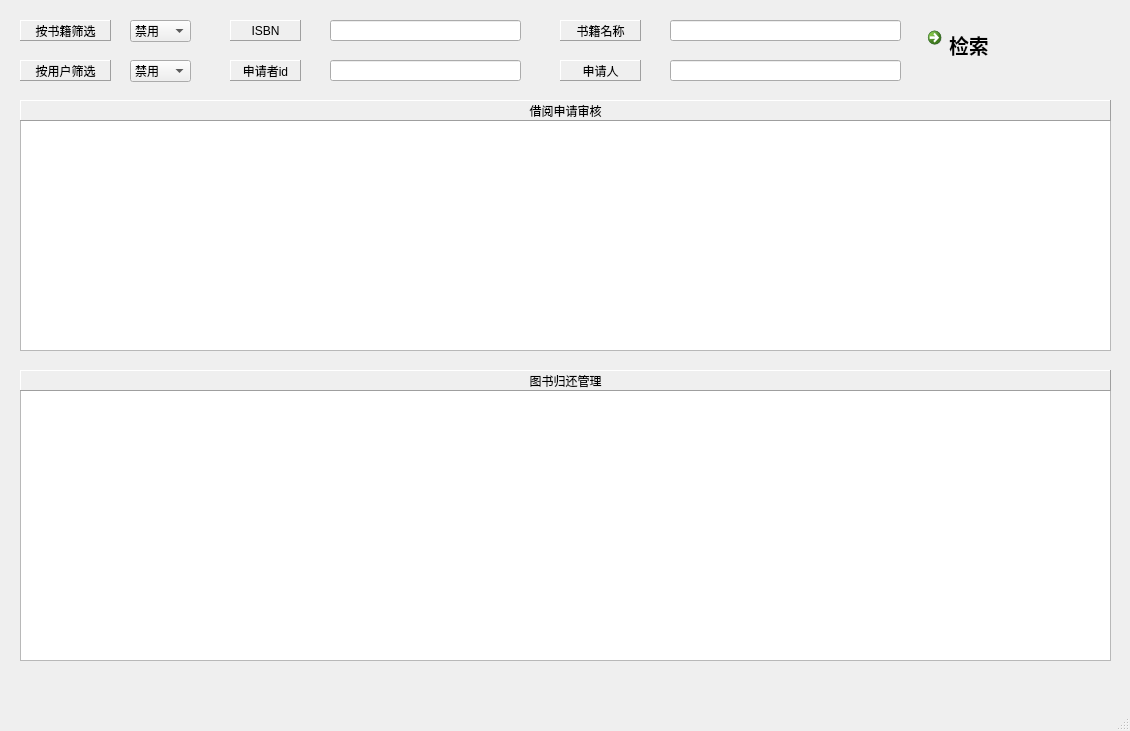
<?xml version="1.0" encoding="UTF-8"?>
<ui version="4.0">
 <class>AuditWindow_For_Admin</class>
 <widget class="QMainWindow" name="AuditWindow_For_Admin">
  <property name="geometry">
   <rect>
    <x>0</x>
    <y>0</y>
    <width>1130</width>
    <height>731</height>
   </rect>
  </property>
  <property name="sizePolicy">
   <sizepolicy hsizetype="Fixed" vsizetype="Fixed">
    <horstretch>0</horstretch>
    <verstretch>0</verstretch>
   </sizepolicy>
  </property>
  <property name="windowTitle">
   <string>MainWindow</string>
  </property>
  <widget class="QWidget" name="centralwidget">
   <widget class="QLabel" name="label_2">
    <property name="geometry">
     <rect>
      <x>20</x>
      <y>20</y>
      <width>91</width>
      <height>21</height>
     </rect>
    </property>
    <property name="frameShape">
     <enum>QFrame::Panel</enum>
    </property>
    <property name="frameShadow">
     <enum>QFrame::Raised</enum>
    </property>
    <property name="text">
     <string>按书籍筛选</string>
    </property>
    <property name="alignment">
     <set>Qt::AlignCenter</set>
    </property>
   </widget>
   <widget class="QComboBox" name="comboBox">
    <property name="geometry">
     <rect>
      <x>130</x>
      <y>20</y>
      <width>61</width>
      <height>22</height>
     </rect>
    </property>
    <item>
     <property name="text">
      <string>禁用</string>
     </property>
    </item>
    <item>
     <property name="text">
      <string>启用</string>
     </property>
    </item>
   </widget>
   <widget class="QLabel" name="label_3">
    <property name="geometry">
     <rect>
      <x>230</x>
      <y>20</y>
      <width>71</width>
      <height>21</height>
     </rect>
    </property>
    <property name="frameShape">
     <enum>QFrame::Panel</enum>
    </property>
    <property name="frameShadow">
     <enum>QFrame::Raised</enum>
    </property>
    <property name="text">
     <string>ISBN</string>
    </property>
    <property name="alignment">
     <set>Qt::AlignCenter</set>
    </property>
   </widget>
   <widget class="QLineEdit" name="lineEdit_isbn">
    <property name="geometry">
     <rect>
      <x>330</x>
      <y>20</y>
      <width>191</width>
      <height>21</height>
     </rect>
    </property>
   </widget>
   <widget class="QLabel" name="label_4">
    <property name="geometry">
     <rect>
      <x>560</x>
      <y>20</y>
      <width>81</width>
      <height>21</height>
     </rect>
    </property>
    <property name="frameShape">
     <enum>QFrame::Panel</enum>
    </property>
    <property name="frameShadow">
     <enum>QFrame::Raised</enum>
    </property>
    <property name="text">
     <string>书籍名称</string>
    </property>
    <property name="alignment">
     <set>Qt::AlignCenter</set>
    </property>
   </widget>
   <widget class="QLineEdit" name="lineEdit_book_name">
    <property name="geometry">
     <rect>
      <x>670</x>
      <y>20</y>
      <width>231</width>
      <height>21</height>
     </rect>
    </property>
   </widget>
   <widget class="QLabel" name="label_5">
    <property name="geometry">
     <rect>
      <x>20</x>
      <y>60</y>
      <width>91</width>
      <height>21</height>
     </rect>
    </property>
    <property name="frameShape">
     <enum>QFrame::Panel</enum>
    </property>
    <property name="frameShadow">
     <enum>QFrame::Raised</enum>
    </property>
    <property name="text">
     <string>按用户筛选</string>
    </property>
    <property name="alignment">
     <set>Qt::AlignCenter</set>
    </property>
   </widget>
   <widget class="QComboBox" name="comboBox_2">
    <property name="geometry">
     <rect>
      <x>130</x>
      <y>60</y>
      <width>61</width>
      <height>22</height>
     </rect>
    </property>
    <item>
     <property name="text">
      <string>禁用</string>
     </property>
    </item>
    <item>
     <property name="text">
      <string>启用</string>
     </property>
    </item>
   </widget>
   <widget class="QLabel" name="label_6">
    <property name="geometry">
     <rect>
      <x>230</x>
      <y>60</y>
      <width>71</width>
      <height>21</height>
     </rect>
    </property>
    <property name="frameShape">
     <enum>QFrame::Panel</enum>
    </property>
    <property name="frameShadow">
     <enum>QFrame::Raised</enum>
    </property>
    <property name="text">
     <string>申请者id</string>
    </property>
    <property name="alignment">
     <set>Qt::AlignCenter</set>
    </property>
   </widget>
   <widget class="QLineEdit" name="lineEdit_person_id">
    <property name="geometry">
     <rect>
      <x>330</x>
      <y>60</y>
      <width>191</width>
      <height>21</height>
     </rect>
    </property>
   </widget>
   <widget class="QTableWidget" name="tableWidget_borrowing_audition">
    <property name="geometry">
     <rect>
      <x>20</x>
      <y>120</y>
      <width>1091</width>
      <height>231</height>
     </rect>
    </property>
   </widget>
   <widget class="QCommandLinkButton" name="commandLinkButton_retrieve">
    <property name="geometry">
     <rect>
      <x>920</x>
      <y>20</y>
      <width>187</width>
      <height>61</height>
     </rect>
    </property>
    <property name="font">
     <font>
      <family>Segoe UI</family>
      <pointsize>15</pointsize>
     </font>
    </property>
    <property name="layoutDirection">
     <enum>Qt::LeftToRight</enum>
    </property>
    <property name="text">
     <string>检索</string>
    </property>
   </widget>
   <widget class="QLabel" name="label_7">
    <property name="geometry">
     <rect>
      <x>560</x>
      <y>60</y>
      <width>81</width>
      <height>21</height>
     </rect>
    </property>
    <property name="frameShape">
     <enum>QFrame::Panel</enum>
    </property>
    <property name="frameShadow">
     <enum>QFrame::Raised</enum>
    </property>
    <property name="text">
     <string>申请人</string>
    </property>
    <property name="alignment">
     <set>Qt::AlignCenter</set>
    </property>
   </widget>
   <widget class="QLineEdit" name="lineEdit_person_name">
    <property name="geometry">
     <rect>
      <x>670</x>
      <y>60</y>
      <width>231</width>
      <height>21</height>
     </rect>
    </property>
   </widget>
   <widget class="QTableWidget" name="tableWidget_book_return">
    <property name="geometry">
     <rect>
      <x>20</x>
      <y>390</y>
      <width>1091</width>
      <height>271</height>
     </rect>
    </property>
   </widget>
   <widget class="QLabel" name="label">
    <property name="geometry">
     <rect>
      <x>20</x>
      <y>100</y>
      <width>1091</width>
      <height>21</height>
     </rect>
    </property>
    <property name="frameShape">
     <enum>QFrame::Panel</enum>
    </property>
    <property name="frameShadow">
     <enum>QFrame::Raised</enum>
    </property>
    <property name="text">
     <string>借阅申请审核</string>
    </property>
    <property name="alignment">
     <set>Qt::AlignCenter</set>
    </property>
   </widget>
   <widget class="QLabel" name="label_8">
    <property name="geometry">
     <rect>
      <x>20</x>
      <y>370</y>
      <width>1091</width>
      <height>21</height>
     </rect>
    </property>
    <property name="frameShape">
     <enum>QFrame::Panel</enum>
    </property>
    <property name="frameShadow">
     <enum>QFrame::Raised</enum>
    </property>
    <property name="text">
     <string>图书归还管理</string>
    </property>
    <property name="alignment">
     <set>Qt::AlignCenter</set>
    </property>
   </widget>
  </widget>
  <widget class="QMenuBar" name="menubar">
   <property name="geometry">
    <rect>
     <x>0</x>
     <y>0</y>
     <width>1130</width>
     <height>26</height>
    </rect>
   </property>
  </widget>
  <widget class="QStatusBar" name="statusbar"/>
 </widget>
 <resources/>
 <connections/>
</ui>
